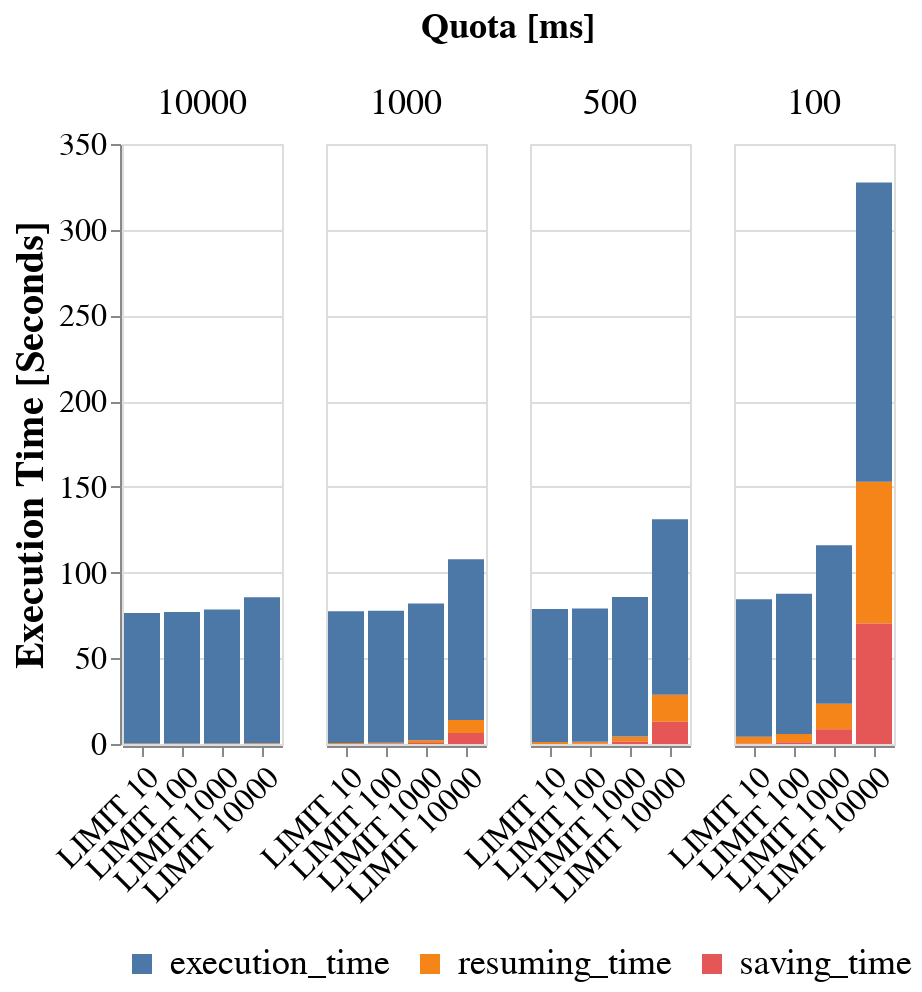

Write notebook code for a chart like this one.
### Code cell
alt.Chart(df).transform_fold(
    ["resuming_time", "saving_time", "execution_time"],
    as_=["steps", "time"]
).mark_bar().encode(
    x=alt.X("limit:N", title="", axis=alt.Axis(labelAngle=-45)),
    y=alt.Y("time:Q", title="Execution Time [Seconds]"),
    column=alt.Column(
        "quota:N",
        title="Quota [ms]",
        sort=["10000", "1000", "500", "100"],
        header=alt.Header(labelFontSize=18, titleFontSize=18)
    ),
    color=alt.Color(
        "steps:N",
        legend=alt.Legend(
            title="",
            labelFontSize=18,
            titleFontSize=18,
            orient="bottom",
            symbolStrokeWidth=10
        )
    )
).configure_axis(
    labelFontSize=16,
    titleFontSize=20
)

### Figure 1 — Vega-Lite specification as saved in the notebook (floating-point values rounded to 4 significant figures)
{"config": {"view": {"continuousWidth": 400, "continuousHeight": 300}, "axis": {"labelFontSize": 16, "titleFontSize": 20}}, "data": {"name": "data-5ed004cb973e966e6352fb3b90c15f38"}, "mark": "bar", "encoding": {"color": {"field": "steps", "legend": {"labelFontSize": 18, "orient": "bottom", "symbolStrokeWidth": 10, "title": "", "titleFontSize": 18}, "type": "nominal"}, "column": {"field": "quota", "header": {"labelFontSize": 18, "titleFontSize": 18}, "sort": ["10000", "1000", "500", "100"], "title": "Quota [ms]", "type": "nominal"}, "x": {"axis": {"labelAngle": -45}, "field": "limit", "title": "", "type": "nominal"}, "y": {"field": "time", "title": "Execution Time [Seconds]", "type": "quantitative"}}, "transform": [{"fold": ["resuming_time", "saving_time", "execution_time"], "as": ["steps", "time"]}], "$schema": "https://vega.github.io/schema/vega-lite/v4.17.0.json", "datasets": {"data-5ed004cb973e966e6352fb3b90c15f38": [{"approach": "sage-topk", "quota": "100", "limit": "LIMIT 10", "run": 2.0, "execution_time": 80.19, "data_transfer": 12.81, "http_calls": 799.0, "solutions": 400.0, "resuming_time": 4.007, "saving_time": 0.259}, {"approach": "sage-topk", "quota": "100", "limit": "LIMIT 100", "run": 2.0, "execution_time": 81.82, "data_transfer": 84.65, "http_calls": 799.7, "solutions": 3558.0, "resuming_time": 4.923, "saving_time": 0.9698}, {"approach": "sage-topk", "quota": "100", "limit": "LIMIT 1000", "run": 2.0, "execution_time": 92.39, "data_transfer": 754.1, "http_calls": 809.0, "solutions": 29780.0, "resuming_time": 14.84, "saving_time": 8.655}, {"approach": "sage-topk", "quota": "100", "limit": "LIMIT 10000", "run": 2.0, "execution_time": 174.5, "data_transfer": 6584.0, "http_calls": 866.7, "solutions": 199200.0, "resuming_time": 82.73, "saving_time": 70.25}, {"approach": "sage-topk", "quota": "1000", "limit": "LIMIT 10", "run": 2.0, "execution_time": 76.81, "data_transfer": 1.22, "http_calls": 102.0, "solutions": 400.0, "resuming_time": 0.5831, "saving_time": 0.02465}, {"approach": "sage-topk", "quota": "1000", "limit": "LIMIT 100", "run": 2.0, "execution_time": 77.07, "data_transfer": 8.301, "http_calls": 102.0, "solutions": 3558.0, "resuming_time": 0.6466, "saving_time": 0.08245}, {"approach": "sage-topk", "quota": "1000", "limit": "LIMIT 1000", "run": 2.0, "execution_time": 79.78, "data_transfer": 71.94, "http_calls": 103.0, "solutions": 29780.0, "resuming_time": 1.5, "saving_time": 0.628}, {"approach": "sage-topk", "quota": "1000", "limit": "LIMIT 10000", "run": 2.0, "execution_time": 93.74, "data_transfer": 654.0, "http_calls": 124.0, "solutions": 199200.0, "resuming_time": 7.703, "saving_time": 6.347}, {"approach": "sage-topk", "quota": "10000", "limit": "LIMIT 10", "run": 2.0, "execution_time": 76.09, "data_transfer": 0.1919, "http_calls": 40.0, "solutions": 400.0, "resuming_time": 0.2982, "saving_time": 1.407e-05}, {"approach": "sage-topk", "quota": "10000", "limit": "LIMIT 100", "run": 2.0, "execution_time": 76.7, "data_transfer": 1.346, "http_calls": 40.0, "solutions": 3558.0, "resuming_time": 0.2763, "saving_time": 1.367e-05}, {"approach": "sage-topk", "quota": "10000", "limit": "LIMIT 1000", "run": 2.0, "execution_time": 78.11, "data_transfer": 9.938, "http_calls": 40.0, "solutions": 29780.0, "resuming_time": 0.2788, "saving_time": 1.383e-05}, {"approach": "sage-topk", "quota": "10000", "limit": "LIMIT 10000", "run": 2.0, "execution_time": 85.25, "data_transfer": 61.24, "http_calls": 56.0, "solutions": 199200.0, "resuming_time": 0.3715, "saving_time": 0.004045}, {"approach": "sage-topk", "quota": "500", "limit": "LIMIT 10", "run": 2.0, "execution_time": 77.7, "data_transfer": 2.458, "http_calls": 178.0, "solutions": 400.0, "resuming_time": 1.062, "saving_time": 0.05217}, {"approach": "sage-topk", "quota": "500", "limit": "LIMIT 100", "run": 2.0, "execution_time": 77.7, "data_transfer": 16.52, "http_calls": 178.3, "solutions": 3558.0, "resuming_time": 1.16, "saving_time": 0.182}, {"approach": "sage-topk", "quota": "500", "limit": "LIMIT 1000", "run": 2.0, "execution_time": 81.38, "data_transfer": 147.8, "http_calls": 179.7, "solutions": 29780.0, "resuming_time": 2.942, "saving_time": 1.476}, {"approach": "sage-topk", "quota": "500", "limit": "LIMIT 10000", "run": 2.0, "execution_time": 102.4, "data_transfer": 1285.0, "http_calls": 202.3, "solutions": 199200.0, "resuming_time": 15.64, "saving_time": 13.04}]}}
